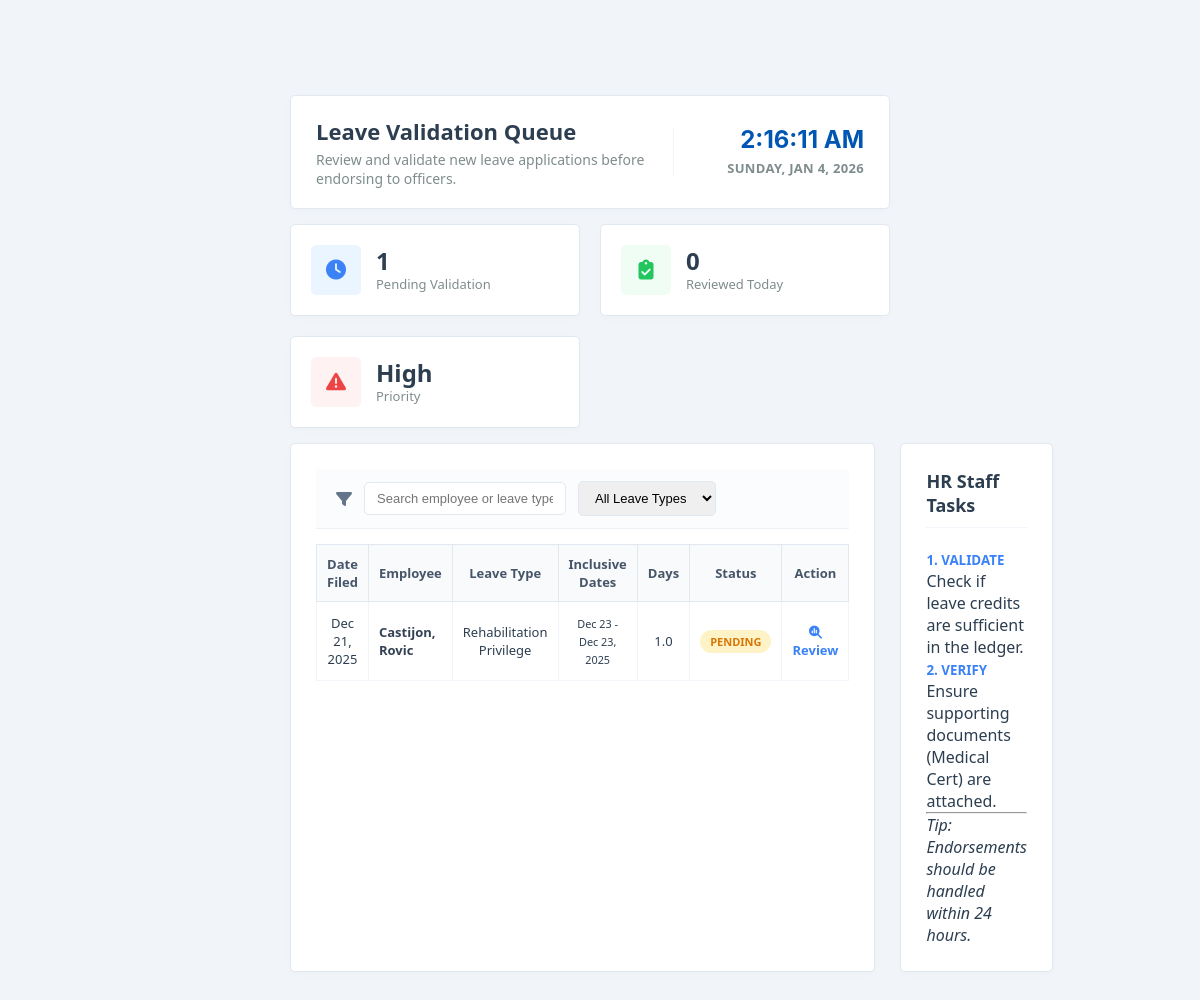
The page /accounts/hrstaff/pending-leave.php (signed in) on the database as committed earlier.
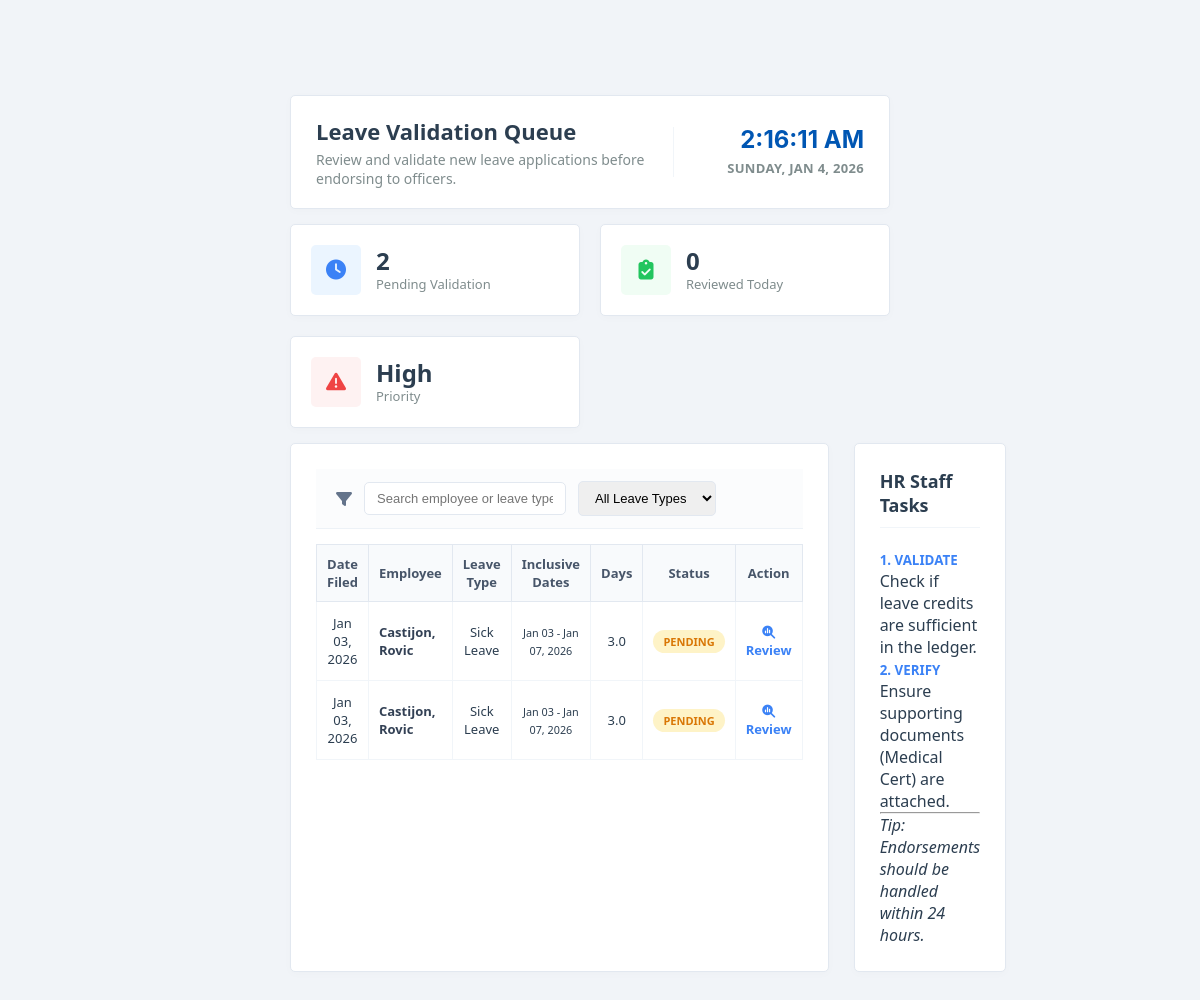
The same page on the database as committed later.
### tables this page shows
CREATE TABLE `leave_application` (
  `application_id` int(11) NOT NULL,
  `reference_no` varchar(100) NOT NULL COMMENT 'Format: LV-YYYY-LASTNAME-INITIALS-GENDER-ID',
  `employee_id` int(11) NOT NULL COMMENT 'Refers to employee.employee_id',
  `leave_type_id` int(11) NOT NULL,
  `other_leave_description` varchar(255) DEFAULT NULL,
  `leave_detail_id` int(11) DEFAULT NULL,
  `details_description` varchar(255) DEFAULT NULL,
  `date_filing` date NOT NULL,
  `start_date` date NOT NULL,
  `end_date` date NOT NULL,
  `working_days` decimal(5,3) DEFAULT 0.000,
  `commutation` enum('Requested','Not Requested') DEFAULT 'Not Requested',
  `applicant_signature` varchar(255) DEFAULT NULL COMMENT 'Path to the employee signature image',
  `applicant_sign_date` datetime DEFAULT NULL COMMENT 'Timestamp when the employee submitted',
  `status` enum('Pending','HR Staff Reviewed','Officer Recommended','Approved','Rejected','Cancelled','Cancellation Pending') DEFAULT 'Pending',
  `hr_staff_id` int(11) DEFAULT NULL,
  `hr_staff_reviewed_at` datetime DEFAULT NULL,
  `authorized_officer_id` int(11) DEFAULT NULL,
  `authorized_officer_name` varchar(150) DEFAULT NULL,
  `authorized_officer_position` varchar(150) DEFAULT NULL,
  `authorized_officer_signature` varchar(255) DEFAULT NULL,
  `authorized_officer_sign_date` datetime DEFAULT NULL,
  `authorized_official_id` int(11) DEFAULT NULL,
  `authorized_official_name` varchar(150) DEFAULT NULL,
  `authorized_official_position` varchar(150) DEFAULT NULL,
  `authorized_official_signature` varchar(255) DEFAULT NULL,
  `authorized_official_sign_date` datetime DEFAULT NULL,
  `rejection_reason` text DEFAULT NULL,
  `cancel_reason` text DEFAULT NULL,
  `cancel_proof_path` varchar(255) DEFAULT NULL,
  `cancellation_requested_at` datetime DEFAULT NULL,
  `cancel_hr_validated_by` int(11) DEFAULT NULL,
  `rejected_by` int(11) DEFAULT NULL,
  `created_at` timestamp NOT NULL DEFAULT current_timestamp(),
  `updated_at` timestamp NOT NULL DEFAULT current_timestamp() ON UPDATE current_timestamp()
);

CREATE TABLE `employee` (
  `employee_id` int(11) NOT NULL COMMENT 'Unique ID for each employee, assigned manually',
  `first_name` varchar(100) DEFAULT NULL COMMENT 'Employee first name',
  `middle_name` varchar(100) DEFAULT NULL COMMENT 'Employee middle name',
  `last_name` varchar(100) DEFAULT NULL COMMENT 'Employee last name',
  `extension` varchar(50) DEFAULT NULL COMMENT 'Name extension (e.g., Jr., Sr.)',
  `suffix` varchar(50) DEFAULT NULL COMMENT 'Suffix for the name (if applicable)',
  `profile_pic` varchar(255) DEFAULT NULL COMMENT 'Path to profile picture',
  `birth_date` date DEFAULT NULL COMMENT 'Employee birth date',
  `gender` enum('Male','Female','Other') DEFAULT 'Male' COMMENT 'Gender of the employee',
  `department_id` varchar(20) NOT NULL COMMENT 'ID of the department the employee belongs to',
  `detailed_department_id` varchar(20) DEFAULT NULL COMMENT 'ID of the sub-department / unit',
  `position` varchar(150) DEFAULT NULL COMMENT 'Job position of the employee',
  `role` enum('Regular Employee','HR Officer','HR Staff','Department Head','Admin') DEFAULT 'Regular Employee' COMMENT 'Role of the employee in the system',
  `status` enum('Active','Inactive','Retired') NOT NULL DEFAULT 'Active' COMMENT 'Current employment status: Active, Inactive (resigned), or Retired',
  `salary` int(11) DEFAULT NULL COMMENT 'Employee salary in whole numbers',
  `email` varchar(150) DEFAULT NULL COMMENT 'Employee email address',
  `contact_number` varchar(20) DEFAULT NULL COMMENT 'Employee contact number',
  `password` varchar(255) NOT NULL DEFAULT '',
  `google2fa_secret` varchar(255) DEFAULT NULL COMMENT 'Stores Google Authenticator 2FA secret',
  `google2fa_expiry` datetime DEFAULT NULL COMMENT 'Expiration timestamp for 2FA verification',
  `reset_token` varchar(255) DEFAULT NULL COMMENT 'Token for password reset',
  `reset_token_expiry` datetime DEFAULT NULL COMMENT 'Expiration date/time for reset token',
  `created_at` timestamp NOT NULL DEFAULT current_timestamp() COMMENT 'Timestamp when the employee record was created',
  `updated_at` timestamp NOT NULL DEFAULT current_timestamp() ON UPDATE current_timestamp() COMMENT 'Timestamp when the employee record was last updated',
  `last_login` timestamp NULL DEFAULT NULL COMMENT 'Last login timestamp',
  `last_active` timestamp NULL DEFAULT NULL COMMENT 'Last activity timestamp in the system',
  `authorized_officer_name` varchar(150) DEFAULT NULL COMMENT 'Name of the authorized officer approving the employee assignment',
  `authorized_officer_position` varchar(150) DEFAULT NULL COMMENT 'Position / title of the authorized officer',
  `authorized_officer_signature` varchar(255) DEFAULT NULL COMMENT 'Signature image / path of the authorized officer',
  `authorized_officer_sign_date` date DEFAULT NULL COMMENT 'Date when the authorized officer signed / approved',
  `authorized_official_name` varchar(150) DEFAULT NULL COMMENT 'Name of the higher-level official approving the employee assignment',
  `authorized_official_position` varchar(150) DEFAULT NULL COMMENT 'Position / title of the authorized official',
  `authorized_official_signature` varchar(255) DEFAULT NULL COMMENT 'Signature image / path of the authorized official',
  `authorized_official_sign_date` date DEFAULT NULL COMMENT 'Date when the authorized official signed / approved',
  `two_fa_enabled` tinyint(1) DEFAULT 0 COMMENT '1 if 2FA is enabled, 0 otherwise',
  `two_fa_method` enum('none','email','sms') DEFAULT 'none' COMMENT 'Selected 2FA method',
  `two_fa_code` varchar(6) DEFAULT NULL COMMENT 'Current 2FA verification code',
  `two_fa_code_expiry` datetime DEFAULT NULL COMMENT 'Expiration time for 2FA code',
  `two_fa_attempts` int(11) DEFAULT 0 COMMENT 'Number of failed 2FA attempts',
  `two_fa_expiry` datetime DEFAULT NULL
);

CREATE TABLE `leave_types` (
  `leave_types_id` int(11) NOT NULL,
  `name` varchar(150) NOT NULL,
  `description` text DEFAULT NULL COMMENT 'Legal Basis (RA / CSC MC Numbers)',
  `status` tinyint(1) DEFAULT 1,
  `created_at` timestamp NOT NULL DEFAULT current_timestamp()
);

### accounts/hrstaff/pending-leave.php (the view, shortened to what the changed rows need)
<?php
require_once '../../config/config.php';
try {
    $pdo->prepare("UPDATE employee SET last_active = NOW() WHERE employee_id = ?")
        ->execute([$_SESSION['employee_id']]);
} catch (PDOException $e) {
}
try {
    $stmt = $pdo->prepare("
        SELECT la.*, e.first_name, e.last_name, lt.name as leave_name
        FROM leave_application la
        JOIN employee e ON la.employee_id = e.employee_id
        LEFT JOIN leave_types lt ON la.leave_type_id = lt.leave_types_id
        WHERE la.status = 'Pending'
        ORDER BY la.date_filing ASC
    ");
    $stmt->execute();
    $pendingLeaves = $stmt->fetchAll(PDO::FETCH_ASSOC);
    $totalPending = count($pendingLeaves);
} catch (PDOException $e) {
    error_log("Pending Leave Fetch Error: " . $e->getMessage());
    die("Database Error: Unable to load pending applications.");
}
?>
<!DOCTYPE html>
<html lang="en">
<head>
    <link rel="stylesheet" href="/HRIS/assets/css/style.css">
    <link rel="stylesheet" href="/HRIS/assets/css/ledger-table.css">
    <link rel="stylesheet" href="https://cdnjs.cloudflare.com/ajax/libs/font-awesome/6.5.1/css/all.min.css">
</head>
<body>
    <div class="wrapper">
        <main class="main-content" id="main-content">
            <div class="dashboard-wrapper">
                <div class="welcome-header">
                    <div class="welcome-text">
                        <h1>Leave Validation Queue</h1>
                    </div>
                </div>
                <div class="stats-grid">
                    <div class="stat-card">
                        <div class="stat-info">
                            <h3><?= $totalPending ?></h3>
                            <p>Pending Validation</p>
                        </div>
                    </div>
                </div>
                <div class="main-dashboard-grid">
                    <div class="feed-container">
                        <div class="content-card">
                            <div class="table-responsive">
                                <table class="ledger-table" id="leaveTable">
                                    <thead>
                                        <tr>
                                            <th>Date Filed</th>
                                            <th>Employee</th>
                                            <th>Leave Type</th>
                                            <th>Inclusive Dates</th>
                                            <th>Days</th>
                                            <th class="text-center">Status</th>
                                            <th class="text-center">Action</th>
                                        </tr>
                                    </thead>
                                    <tbody>
                                        <?php if (!empty($pendingLeaves)): ?>
                                            <?php foreach ($pendingLeaves as $leave): ?>
                                            <tr>
                                                <td><?= date('M d, Y', strtotime($leave['date_filing'])) ?></td>
                                                <td class="font-weight-600">
                                                    <?= htmlspecialchars($leave['last_name'] . ', ' . $leave['first_name']) ?>
                                                </td>
                                                <td><?= htmlspecialchars($leave['leave_name']) ?></td>
                                                <td>
                                                    <small>
                                                        <?= date('M d', strtotime($leave['start_date'])) ?> - <?= date('M d, Y', strtotime($leave['end_date'])) ?>
                                                    </small>
                                                </td>
                                                <td><?= number_format($leave['working_days'], 1) ?></td>
                                                <td class="text-center">
                                                    <span class="status-badge">PENDING</span>
                                                </td>
                                                <td class="text-center">
                                                    <a href="review_leave.php?id=<?= $leave['application_id'] ?>" style="color: #3b82f6; text-decoration: none; font-weight: 600;">
                                                        <i class="fa-solid fa-magnifying-glass-chart"></i> Review
                                                    </a>
                                                </td>
                                            </tr>
                                            <?php endforeach; ?>
                                        <?php endif; ?>
                                    </tbody>
                                </table>
                            </div>
                        </div>
                    </div>
                    <div class="side-info-container">
                        <div class="content-card bg-light shadow-sm">
                            <div class="card-header">
                                <h2>HR Staff Tasks</h2>
                            </div>
                        </div>
                    </div>
                </div>
            </div>
        </main>
    </div>
    </body>
</html>

Rows that differ between the two databases and show on the page:
no longer on this page (row edited): leave_application: date_filing "Dec 21, 2025", employee.first_name "Castijon, Rovic", leave_type.name "Rehabilitation Privilege", start_date "Dec 23", end_date "Dec 23, 2025", working_days "1.0"
added leave_application: date_filing "Jan 03, 2026", employee.first_name "Castijon, Rovic", leave_type.name "Sick Leave", start_date "Jan 03", end_date "Jan 07, 2026", working_days "3.0"
added leave_application: date_filing "Jan 03, 2026", employee.first_name "Castijon, Rovic", leave_type.name "Sick Leave", start_date "Jan 03", end_date "Jan 07, 2026", working_days "3.0"
Other text that changed with them:
$totalPending: "1" → "2"
